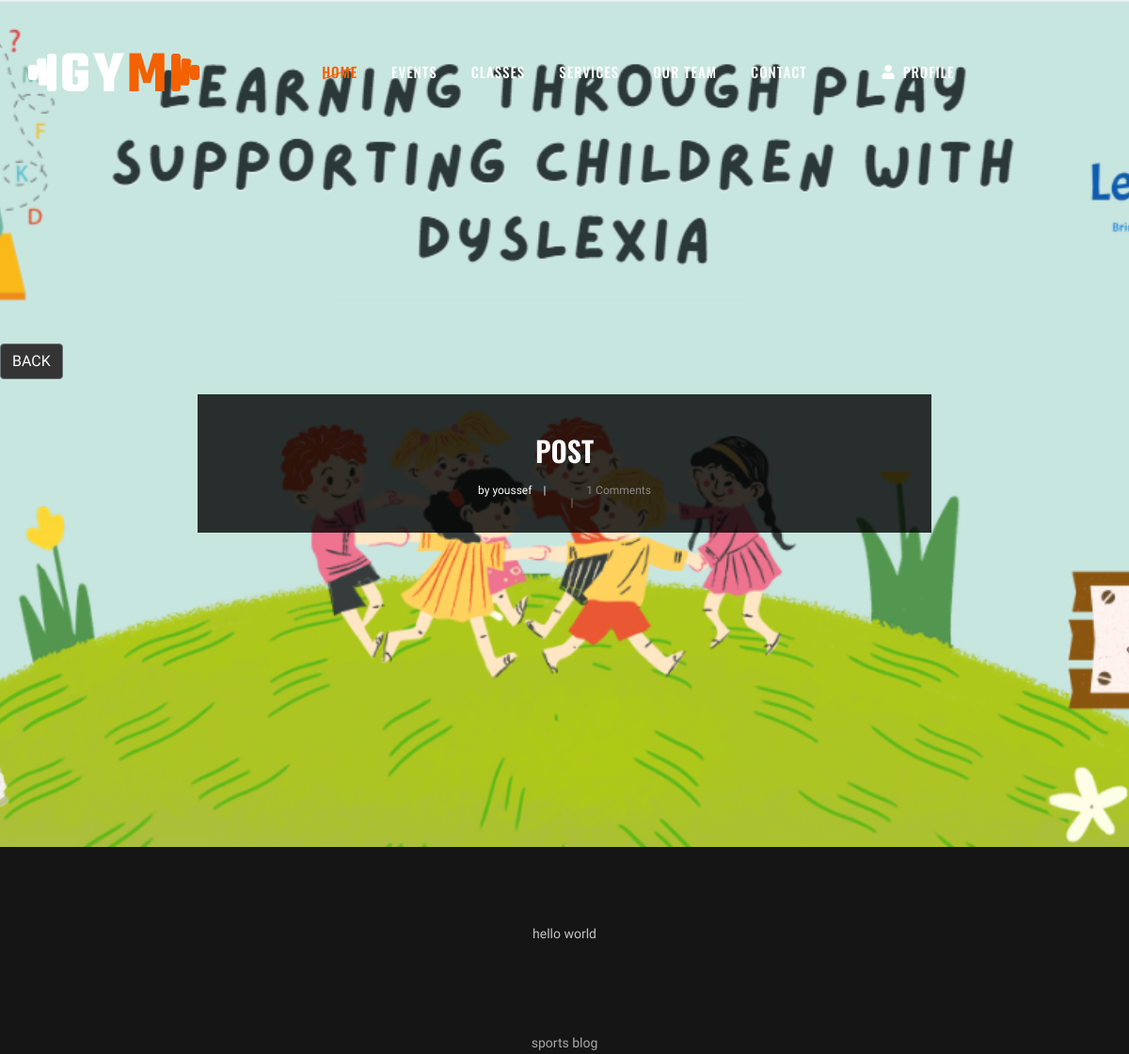
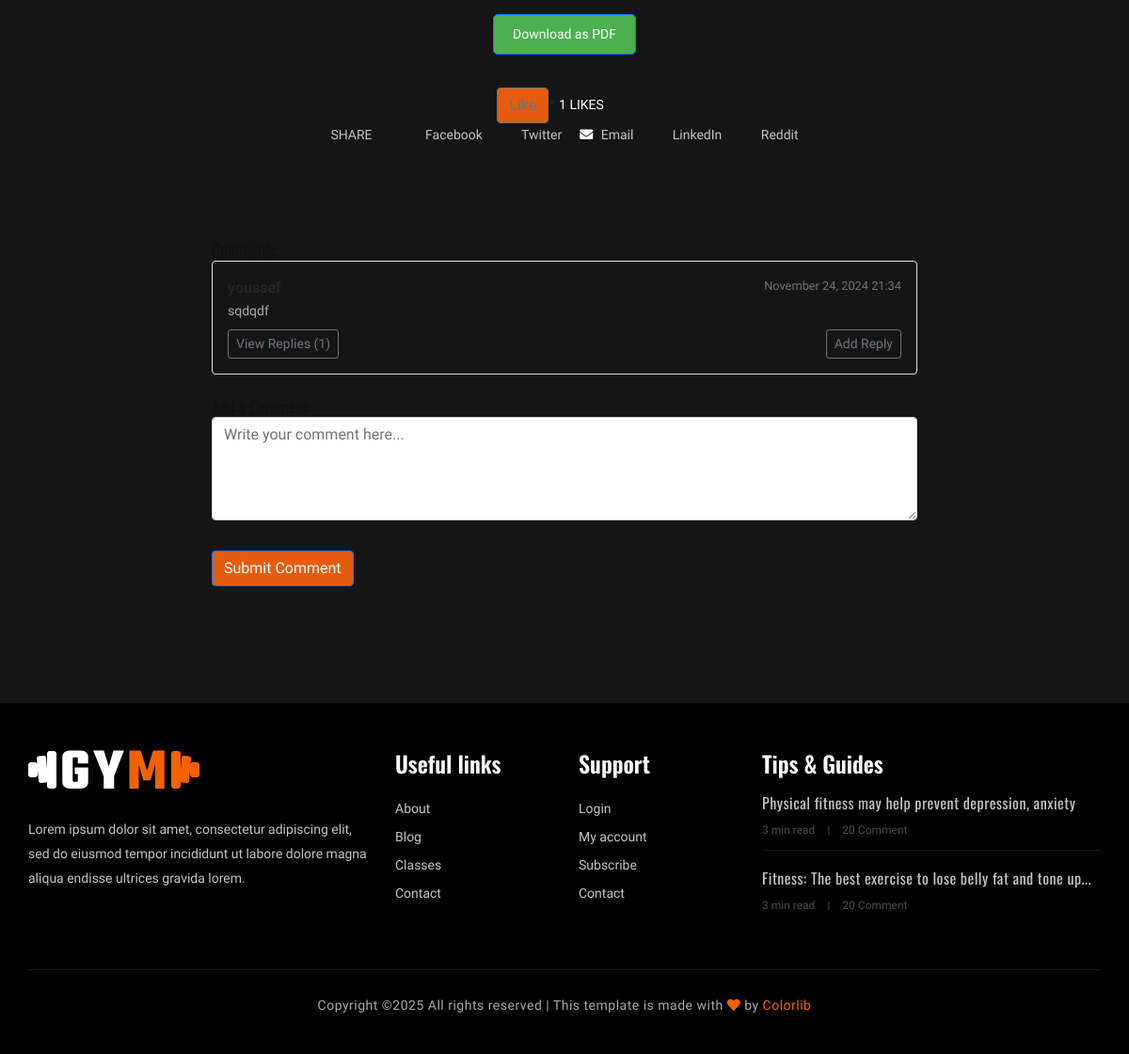
Page /blog/article/2/ on the committed database (2 pictures, top to bottom).
### theblog/models.py (models this page shows, shortened)
class post(models.Model):
    title = models.CharField(max_length=255, validators=[validate_letters_only])
    title_tag = models.CharField(max_length=255,default="sports blog")
    author=models.ForeignKey(User,on_delete=models.CASCADE)
    body=models.TextField()
    CHOICES=(
        ('sport','sport'),
        ('nutrition','nutrition'),
    )
    category=models.CharField(max_length=255, null=True,choices=CHOICES)
    picture=models.ImageField(null=True,blank=True,upload_to="images/")
    likes=models.ManyToManyField(User, related_name="likedposts" ,through="LikedPost")
    created=models.DateTimeField(auto_now=True)

class comment(models.Model):
    id = models.AutoField(primary_key=True)
    post=models.ForeignKey(post,related_name="comments", on_delete=models.CASCADE)
    name=models.ForeignKey(User,on_delete=models.CASCADE)
    body= models.TextField()
    date_added= models.DateTimeField(auto_now_add=True)

### users/models.py (models this page shows)
class User(AbstractUser):
    is_client = models.BooleanField(default=False)
    is_coach = models.BooleanField(default=False)
    is_nutritionist = models.BooleanField(default=False)

### theblog/views.py (the view)
# urls.py: path('article/<int:pk>/', ArticleDetailView.as_view(), name='article_detail'),
class ArticleDetailView(DetailView):
    model = Post
    template_name = "article_details.html"
    def get_context_data(self, **kwargs):
        context = super().get_context_data(**kwargs)
        context['form'] = commentForm()
        return context

### theblog/forms.py
class commentForm(forms.ModelForm):
    class Meta:
        model = comment
        fields = ['body']
        widgets = {
            'body': forms.Textarea(attrs={'class': 'form-control', 'rows': 4, 'placeholder': 'Write your comment here...'}),
        }

### theblog/templates/article_details.html (shortened to what this page needs)
{% extends 'base.html' %}
{% load static %}
{% block content %}
     <head>
</head>
    <section class="blog-details-hero set-bg" data-setbg="{% if post.picture %}{{ post.picture.url }}{% else %}img/blog/details/details-hero.jpg{% endif %}"  >
        <a href="{% url 'home' %}" class="btn btn-secondary mb-3" style="background-color: #343434;">  BACK </a>
        <div class="container">
            <div class="row">
                <div class="col-lg-8 p-0 m-auto">
                    <div class="bh-text">
                        <h3>{{ post.title }}</h3>
                        <ul>
                            <li style="color: #fff;">by {{ post.author }}</li>
                            <li>{{ post.comments.count }} Comments</li>
                        </ul>
                    </div>
                </div>
            </div>
        </div>
    </section>
    <section class="blog-details-section spad" >
        <div class="container">
            <div class="row">
                <div class="col-lg-8 p-0 m-auto">
                    <div class="blog-details-text">
                        <div class="blog-details-title">
                            <p>{{ post.body }}</p>
                        </div>
                        <div class="container mt-4" >
                        <div class="blog-details-tag-share">
                            <div class="tags">
                                <p> {{ post.title_tag}}</p>
                                    <a href="{% url 'download_post_pdf' pk=post.pk %}" class="btn btn-primary" style="background-color: #4CAF50; color: white; padding: 10px 20px; border-radius: 5px;">
                                        Download as PDF
                                    </a>
                            </div>
                            <div class="share">
                        <form action="{% url 'like_post' pk=post.pk %}" method="post" class="d-inline" >
                            <button type="submit" class="btn btn-outline-secondary" style="background-color: #e65c0e;">Like</button>*
                        </form>
                        <span id="likes-count" style="color: #fff;">{{ post.likes.count }} likes</span>
                        <div class="share">
                            <span>Share</span>
                            <a href="#" id="share-facebook"><i class="fa fa-facebook"></i> Facebook</a>
                            <a href="#" id="share-twitter"><i class="fa fa-twitter"></i> Twitter</a>
                            <a href="#" id="share-email"><i class="fa fa-envelope"></i> Email</a>
                            <a href="#" id="share-linkedin"><i class="fa fa-linkedin"></i> LinkedIn</a>
                            <a href="#" id="share-reddit"><i class="fa fa-reddit"></i> Reddit</a>
                        </div>
                            </div>
                        </div>
                        <section id="comments-section" class="mb-4">
                            <h5>Comments:</h5>
                            <div id="comments-container">
                                {% if post.comments.all %}
                                    {% for comment in post.comments.all %}
                                        <div id="comment-{{ comment.id }}" class="comment-item mb-3 p-3 border rounded">
                                            <div class="d-flex justify-content-between">
                                                <strong>{{ comment.name.username }}</strong>
                                                <small class="text-muted">{{ comment.date_added|date:"F d, Y H:i" }}</small>
                                            </div>
                                            <p class="mb-2">{{ comment.body }}</p>
                                            <div class="d-flex justify-content-between align-items-center">
                                                <button class="btn btn-sm btn-outline-secondary view-replies-btn" data-comment-id="{{ comment.id }}">
                                                    View Replies ({{ comment.replies.count }})
                                                </button>
                                                <button class="btn btn-sm btn-outline-secondary add-reply-btn" data-comment-id="{{ comment.id }}">
                                                    Add Reply
                                                </button>
                                            </div>
                                        </div>
                                    {% endfor %}
                                {% else %}
                                    <p id="no-comments" class="text-muted">No comments yet.</p>
                                {% endif %}
                            </div>
                        </section>
                        <section id="comment-form-section" class="mb-4">
                            <h5>Add a Comment:</h5>
                            <form id="comment-form" method="post" action="{% url 'create_comment' post.pk %}">
                                <div class="form-group">
                                    <textarea name="body" class="form-control mb-3" rows="4" placeholder="Write your comment here..." required></textarea>
                                </div>
                                <button type="submit" class="btn btn-primary" style="background-color: #e65c0e;">Submit Comment</button>
                            </form>
                        </section>
                    </div>
                </div>
            </div>
        </div>
    </section>
{% endblock %}

### blog/static/css/barfiller.css (style rules this page uses)
body { font-family: Arial; }

### blog/static/css/style.css (style rules this page uses)
html, body { height: 100%; font-family: "Muli", sans-serif; -webkit-font-smoothing: antialiased; font-smoothing: antialiased; }
h1, h2, h3, h4, h5, h6 { margin: 0; color: #111111; font-weight: 400; font-family: "Oswald", sans-serif; }
h3 { font-size: 30px; }
h5 { font-size: 18px; }
p { font-size: 14px; font-family: "Muli", sans-serif; color: #a9a9a9; font-weight: 400; line-height: 24px; margin: 0 0 15px 0; }
ul, ol { padding: 0; margin: 0; }
.set-bg { background-repeat: no-repeat; background-size: cover; background-position: top center; }
.spad { padding-top: 100px; padding-bottom: 100px; }
.blog-details-hero { height: 900px; padding-top: 365px; }
.bh-text { background: rgba(0, 0, 0, 0.8); text-align: center; padding: 40px 50px 34px 50px; }
.bh-text h3 { color: #ffffff; font-weight: 600; line-height: 39px; text-transform: uppercase; margin-bottom: 10px; }
.bh-text ul li { font-size: 12px; color: #888888; display: inline-block; list-style: none; margin-right: 25px; position: relative; }
.bh-text ul li:after { position: absolute; right: -15px; top: 0; content: "|"; }
.bh-text ul li:last-child { margin-right: 0; }
.bh-text ul li:last-child:after { display: none; }
.blog-details-section { background: #151515; padding-top: 80px; overflow: hidden; }
.blog-details-text .blog-details-title { text-align: center; margin-bottom: 32px; }
.blog-details-text .blog-details-title p { color: #c4c4c4; }
.blog-details-text .blog-details-title p:first-child { margin-bottom: 25px; }
.blog-details-text .blog-details-tag-share { text-align: center; margin-bottom: 100px; }
.blog-details-text .blog-details-tag-share .tags { margin-bottom: 25px; }
.blog-details-text .blog-details-tag-share .tags a { display: inline-block; font-size: 14px; color: #c4c4c4; padding: 10px 15px; background: #252525; margin-right: 5px; margin-bottom: 10px; }
.blog-details-text .blog-details-tag-share .tags a:last-child { margin-right: 0; }
.blog-details-text .blog-details-tag-share .share span { font-size: 14px; color: #c4c4c4; text-transform: uppercase; margin-right: 30px; }
.blog-details-text .blog-details-tag-share .share a { font-size: 14px; color: #c4c4c4; margin-right: 15px; }
.blog-details-text .blog-details-tag-share .share a:last-child { margin-right: 0; }
.blog-details-text .blog-details-tag-share .share a i { color: #ffffff; margin-right: 5px; }
@media only screen and (min-width: 1200px) { .container { max-width: 1170px; } }

### gestionOffres/Templates/base.html (style rules this page uses)
.form-group { display: flex; flex-direction: column; }

### rows in the picture
post: title "POST", author "youssef", comments.count "1", body "hello world", title_tag "sports blog", likes.count "1"
comment: date_added "November 24, 2024 21:34", body "sqdqdf", replies.count "1"
